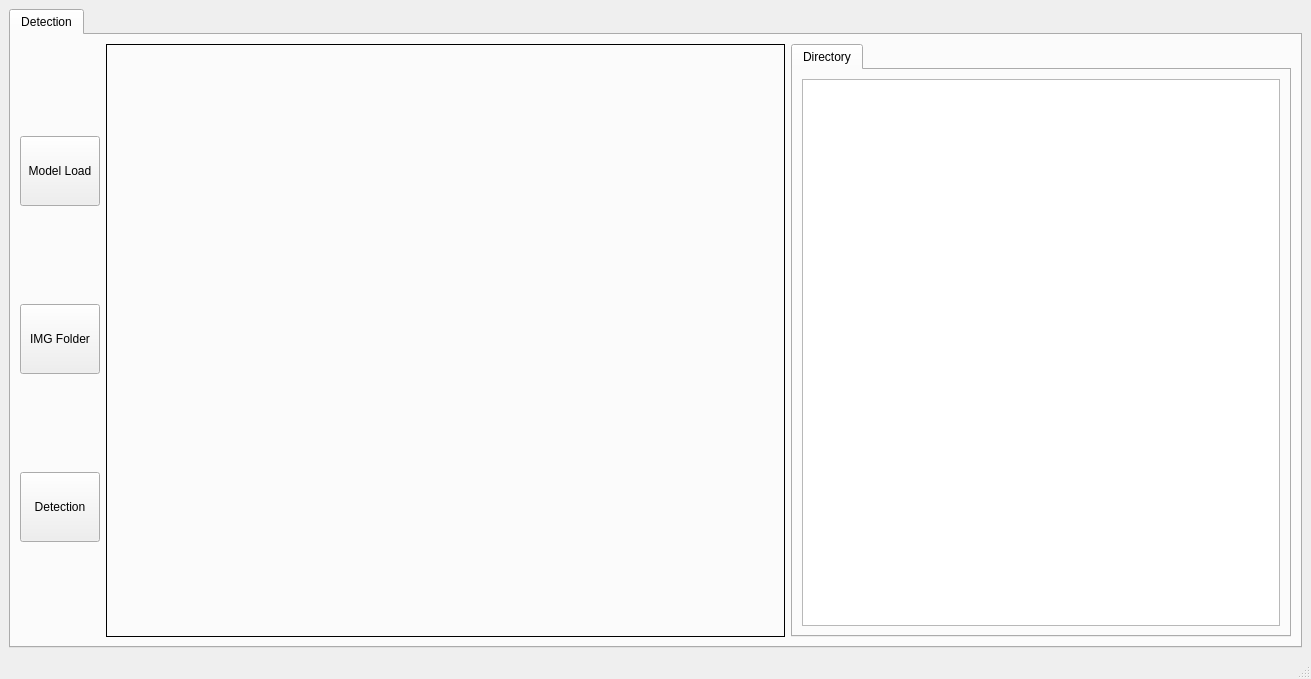
<?xml version="1.0" encoding="UTF-8"?>
<ui version="4.0">
 <class>MainWindow</class>
 <widget class="QMainWindow" name="MainWindow">
  <property name="geometry">
   <rect>
    <x>0</x>
    <y>0</y>
    <width>1311</width>
    <height>679</height>
   </rect>
  </property>
  <property name="windowTitle">
   <string>MainWindow</string>
  </property>
  <property name="styleSheet">
   <string notr="true"/>
  </property>
  <widget class="QWidget" name="centralwidget">
   <layout class="QGridLayout" name="gridLayout_14">
    <item row="0" column="1" rowspan="2">
     <layout class="QGridLayout" name="gridLayout">
      <item row="1" column="0">
       <widget class="QTabWidget" name="tabWidget">
        <property name="currentIndex">
         <number>0</number>
        </property>
        <widget class="QWidget" name="result_file">
         <attribute name="title">
          <string>Detection</string>
         </attribute>
         <layout class="QGridLayout" name="gridLayout_3">
          <item row="0" column="0" rowspan="3">
           <layout class="QGridLayout" name="gridLayout_2">
            <item row="0" column="0">
             <widget class="QPushButton" name="pushButton_model">
              <property name="minimumSize">
               <size>
                <width>0</width>
                <height>0</height>
               </size>
              </property>
              <property name="maximumSize">
               <size>
                <width>150</width>
                <height>70</height>
               </size>
              </property>
              <property name="styleSheet">
               <string notr="true"/>
              </property>
              <property name="text">
               <string>Model Load</string>
              </property>
              <property name="icon">
               <iconset>
                <normaloff>../.designer/backup/icon모음/icons8-news-94.ico</normaloff>../.designer/backup/icon모음/icons8-news-94.ico</iconset>
              </property>
              <property name="iconSize">
               <size>
                <width>40</width>
                <height>40</height>
               </size>
              </property>
              <property name="checkable">
               <bool>false</bool>
              </property>
              <property name="autoRepeat">
               <bool>false</bool>
              </property>
              <property name="autoExclusive">
               <bool>false</bool>
              </property>
             </widget>
            </item>
            <item row="1" column="0">
             <widget class="QPushButton" name="pushButton_dataset">
              <property name="minimumSize">
               <size>
                <width>0</width>
                <height>0</height>
               </size>
              </property>
              <property name="maximumSize">
               <size>
                <width>150</width>
                <height>70</height>
               </size>
              </property>
              <property name="styleSheet">
               <string notr="true"/>
              </property>
              <property name="text">
               <string>IMG Folder</string>
              </property>
              <property name="icon">
               <iconset>
                <normaloff>../.designer/backup/icon모음/icons8-folder-48.ico</normaloff>../.designer/backup/icon모음/icons8-folder-48.ico</iconset>
              </property>
              <property name="iconSize">
               <size>
                <width>40</width>
                <height>40</height>
               </size>
              </property>
             </widget>
            </item>
            <item row="2" column="0">
             <widget class="QPushButton" name="start_button">
              <property name="maximumSize">
               <size>
                <width>150</width>
                <height>70</height>
               </size>
              </property>
              <property name="text">
               <string>Detection</string>
              </property>
             </widget>
            </item>
           </layout>
          </item>
          <item row="0" column="1" rowspan="3">
           <widget class="QLabel" name="label_D">
            <property name="sizePolicy">
             <sizepolicy hsizetype="Expanding" vsizetype="Expanding">
              <horstretch>0</horstretch>
              <verstretch>0</verstretch>
             </sizepolicy>
            </property>
            <property name="cursor">
             <cursorShape>PointingHandCursor</cursorShape>
            </property>
            <property name="styleSheet">
             <string notr="true">border-style: solid;
border-width: 1px;
border-color: #rgb(0, 0, 0);
</string>
            </property>
            <property name="text">
             <string>&lt;html&gt;&lt;head/&gt;&lt;body&gt;&lt;p align=&quot;center&quot;&gt;&lt;br/&gt;&lt;/p&gt;&lt;/body&gt;&lt;/html&gt;</string>
            </property>
            <property name="alignment">
             <set>Qt::AlignCenter</set>
            </property>
           </widget>
          </item>
          <item row="0" column="2" rowspan="3">
           <widget class="QTabWidget" name="tabWidget_2">
            <property name="maximumSize">
             <size>
              <width>500</width>
              <height>16777215</height>
             </size>
            </property>
            <property name="currentIndex">
             <number>0</number>
            </property>
            <widget class="QWidget" name="original_dir_2">
             <attribute name="title">
              <string>Directory</string>
             </attribute>
             <layout class="QGridLayout" name="gridLayout_9">
              <item row="0" column="0">
               <widget class="QTreeView" name="treeView"/>
              </item>
             </layout>
            </widget>
           </widget>
          </item>
         </layout>
        </widget>
       </widget>
      </item>
     </layout>
    </item>
   </layout>
  </widget>
  <widget class="QMenuBar" name="menubar">
   <property name="geometry">
    <rect>
     <x>0</x>
     <y>0</y>
     <width>1311</width>
     <height>21</height>
    </rect>
   </property>
  </widget>
  <widget class="QStatusBar" name="statusbar"/>
 </widget>
 <resources/>
 <connections/>
</ui>
